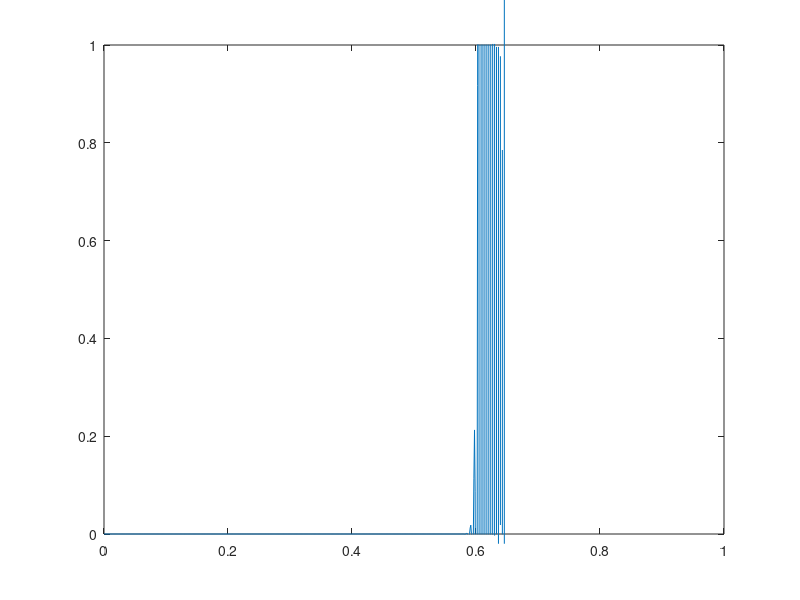

MATLAB code for this plot:
% Problem 1 (b)
% Marty Fuhry
% 4/11/2011
% Compiled and ran using GNU Octave, version 3.2.4 configured for "x86_64-pc-linux-gnu".

%%%%%%%%%%%%%%%%%%%%%%%%%%%%%%%%%%%%%%%%%%%%%%%%%%%%%%%%%%%%%%%%%%%%%%%%%%%%%%%%
%                                                                              %
%%%%%%%%%%%%%%%%%%%%%%%%%%%%%%%%%%%%%%%%%%%%%%%%%%%%%%%%%%%%%%%%%%%%%%%%%%%%%%%%

% set up some PDE variables
alpha = 1;
m = 1000;
a = 0;
b = 1;
timesteps = 1000;

dx = (b - a) / (m - 1);    % space discretization
dt = 0.9*dx;
x  = [a:dx:b]';      % grid

% tridiagaonal matrix with [1 -2 1] 
A = 3*diag(ones(m,1)) - 4*diag(ones(m-1,1),-1) + diag(ones(m-2,1),2);
B = 1*diag(ones(m,1)) - 2*diag(ones(m-1,1),-1) + diag(ones(m-2,1),2);

mu = alpha * dt / dx;

C = eye(m,m) + -mu/2 * A + mu^2/2 * B;

U = sech(10*(x - 0.5));

for t = 1:timesteps        % loop through the timesteps
    U(1) = 0;
    U = C*U;
    plot(x,U);             % plot the result
    axis([a,b,0,1])
    drawnow;
endfor
input("Press any key to continue.")
